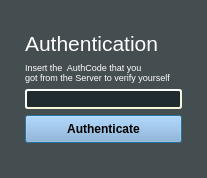
<?xml version="1.0" encoding="UTF-8"?>
<ui version="4.0">
 <class>authenticate</class>
 <widget class="QDialog" name="authenticate">
  <property name="geometry">
   <rect>
    <x>0</x>
    <y>0</y>
    <width>207</width>
    <height>178</height>
   </rect>
  </property>
  <property name="windowTitle">
   <string>Dialog</string>
  </property>
  <property name="styleSheet">
   <string notr="true">QWidget { background-color: rgba(32, 43, 47, 60%); }
QWidget#widget { background-color: rgba(32, 43, 47, 0%); }
QLabel {  background-color: rgba(32, 43, 47, 0%); color: rgb(255, 255, 255); text-align:center;}
QLineEdit {
    background-color: #202B2F;
	color: #FFFFFF;
    border-style: outset;
    border-width: 2px;
    border-radius: 3px;
    border-color: beige;
    font: bold 10px;
}</string>
  </property>
  <layout class="QGridLayout" name="gridLayout">
   <property name="leftMargin">
    <number>25</number>
   </property>
   <property name="topMargin">
    <number>25</number>
   </property>
   <property name="rightMargin">
    <number>25</number>
   </property>
   <property name="bottomMargin">
    <number>25</number>
   </property>
   <property name="spacing">
    <number>0</number>
   </property>
   <item row="3" column="0">
    <widget class="QLineEdit" name="authCode">
     <property name="sizePolicy">
      <sizepolicy hsizetype="Minimum" vsizetype="Fixed">
       <horstretch>0</horstretch>
       <verstretch>0</verstretch>
      </sizepolicy>
     </property>
    </widget>
   </item>
   <item row="1" column="0">
    <widget class="QLabel" name="label">
     <property name="sizePolicy">
      <sizepolicy hsizetype="Minimum" vsizetype="Fixed">
       <horstretch>0</horstretch>
       <verstretch>0</verstretch>
      </sizepolicy>
     </property>
     <property name="font">
      <font>
       <pointsize>16</pointsize>
      </font>
     </property>
     <property name="styleSheet">
      <string notr="true"/>
     </property>
     <property name="text">
      <string>Authentication</string>
     </property>
    </widget>
   </item>
   <item row="4" column="0">
    <widget class="QPushButton" name="authMe">
     <property name="styleSheet">
      <string notr="true">QPushButton{
    background-color: #8BB2DA;
    font: bold 12px;
    min-width: 10em;
    padding: 6px;
}
QPushButton:pressed{
    background-color: rgb(197,216,236);
	border-style: inset;
 
}</string>
     </property>
     <property name="text">
      <string>Authenticate</string>
     </property>
    </widget>
   </item>
   <item row="2" column="0">
    <widget class="QLabel" name="label_2">
     <property name="sizePolicy">
      <sizepolicy hsizetype="Minimum" vsizetype="Fixed">
       <horstretch>0</horstretch>
       <verstretch>0</verstretch>
      </sizepolicy>
     </property>
     <property name="font">
      <font>
       <pointsize>7</pointsize>
      </font>
     </property>
     <property name="text">
      <string>Insert the  AuthCode that you
got from the Server to verify yourself</string>
     </property>
    </widget>
   </item>
  </layout>
 </widget>
 <resources/>
 <connections/>
</ui>
